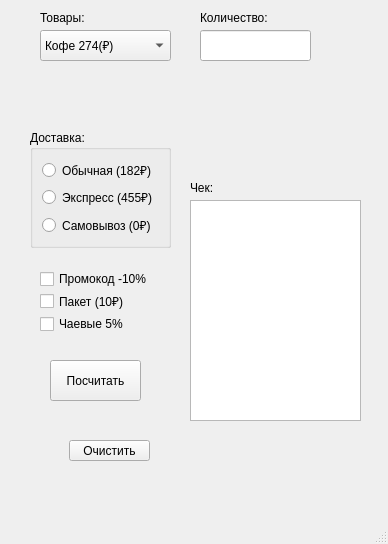
<?xml version="1.0" encoding="UTF-8"?>
<ui version="4.0">
 <class>MainWindow</class>
 <widget class="QMainWindow" name="MainWindow">
  <property name="geometry">
   <rect>
    <x>0</x>
    <y>0</y>
    <width>388</width>
    <height>544</height>
   </rect>
  </property>
  <property name="windowTitle">
   <string>MainWindow</string>
  </property>
  <widget class="QWidget" name="centralwidget">
   <widget class="QComboBox" name="box">
    <property name="geometry">
     <rect>
      <x>40</x>
      <y>30</y>
      <width>131</width>
      <height>31</height>
     </rect>
    </property>
    <item>
     <property name="text">
      <string>Кофе 274(₽)</string>
     </property>
    </item>
    <item>
     <property name="text">
      <string>Чай 182(₽)</string>
     </property>
    </item>
    <item>
     <property name="text">
      <string>Сэндвич 456(₽)</string>
     </property>
    </item>
    <item>
     <property name="text">
      <string>Салат 548(₽)</string>
     </property>
    </item>
   </widget>
   <widget class="QLineEdit" name="kolvo">
    <property name="geometry">
     <rect>
      <x>200</x>
      <y>30</y>
      <width>111</width>
      <height>31</height>
     </rect>
    </property>
   </widget>
   <widget class="QTextEdit" name="editT">
    <property name="geometry">
     <rect>
      <x>190</x>
      <y>200</y>
      <width>171</width>
      <height>221</height>
     </rect>
    </property>
    <property name="readOnly">
     <bool>true</bool>
    </property>
   </widget>
   <widget class="QCheckBox" name="checkBox">
    <property name="geometry">
     <rect>
      <x>40</x>
      <y>292</y>
      <width>91</width>
      <height>19</height>
     </rect>
    </property>
    <property name="text">
     <string>Пакет (10₽)</string>
    </property>
   </widget>
   <widget class="QCheckBox" name="checkBox_2">
    <property name="geometry">
     <rect>
      <x>40</x>
      <y>270</y>
      <width>111</width>
      <height>18</height>
     </rect>
    </property>
    <property name="text">
     <string>Промокод -10%</string>
    </property>
   </widget>
   <widget class="QCheckBox" name="checkBox_3">
    <property name="geometry">
     <rect>
      <x>40</x>
      <y>315</y>
      <width>91</width>
      <height>18</height>
     </rect>
    </property>
    <property name="text">
     <string>Чаевые 5%</string>
    </property>
   </widget>
   <widget class="QPushButton" name="cik">
    <property name="geometry">
     <rect>
      <x>69</x>
      <y>440</y>
      <width>81</width>
      <height>21</height>
     </rect>
    </property>
    <property name="text">
     <string>Очистить</string>
    </property>
   </widget>
   <widget class="QPushButton" name="sum">
    <property name="geometry">
     <rect>
      <x>50</x>
      <y>360</y>
      <width>91</width>
      <height>41</height>
     </rect>
    </property>
    <property name="text">
     <string>Посчитать</string>
    </property>
   </widget>
   <widget class="QLabel" name="label">
    <property name="geometry">
     <rect>
      <x>40</x>
      <y>10</y>
      <width>49</width>
      <height>16</height>
     </rect>
    </property>
    <property name="text">
     <string>Товары:</string>
    </property>
   </widget>
   <widget class="QLabel" name="label_2">
    <property name="geometry">
     <rect>
      <x>200</x>
      <y>10</y>
      <width>81</width>
      <height>16</height>
     </rect>
    </property>
    <property name="text">
     <string>Количество:</string>
    </property>
   </widget>
   <widget class="QGroupBox" name="groupBox">
    <property name="geometry">
     <rect>
      <x>30</x>
      <y>130</y>
      <width>141</width>
      <height>118</height>
     </rect>
    </property>
    <property name="title">
     <string>Доставка:</string>
    </property>
    <layout class="QFormLayout" name="formLayout">
     <item row="0" column="0">
      <widget class="QRadioButton" name="radioButton_3">
       <property name="text">
        <string>Обычная (182₽)</string>
       </property>
      </widget>
     </item>
     <item row="1" column="0">
      <widget class="QRadioButton" name="radioButton_2">
       <property name="text">
        <string>Экспресс (455₽)</string>
       </property>
      </widget>
     </item>
     <item row="2" column="0">
      <widget class="QRadioButton" name="radioButton">
       <property name="text">
        <string>Самовывоз (0₽)</string>
       </property>
      </widget>
     </item>
    </layout>
   </widget>
   <widget class="QLabel" name="label_3">
    <property name="geometry">
     <rect>
      <x>190</x>
      <y>180</y>
      <width>49</width>
      <height>16</height>
     </rect>
    </property>
    <property name="text">
     <string>Чек:</string>
    </property>
   </widget>
  </widget>
  <widget class="QMenuBar" name="menubar">
   <property name="geometry">
    <rect>
     <x>0</x>
     <y>0</y>
     <width>388</width>
     <height>21</height>
    </rect>
   </property>
  </widget>
  <widget class="QStatusBar" name="statusbar"/>
 </widget>
 <resources/>
 <connections/>
</ui>
